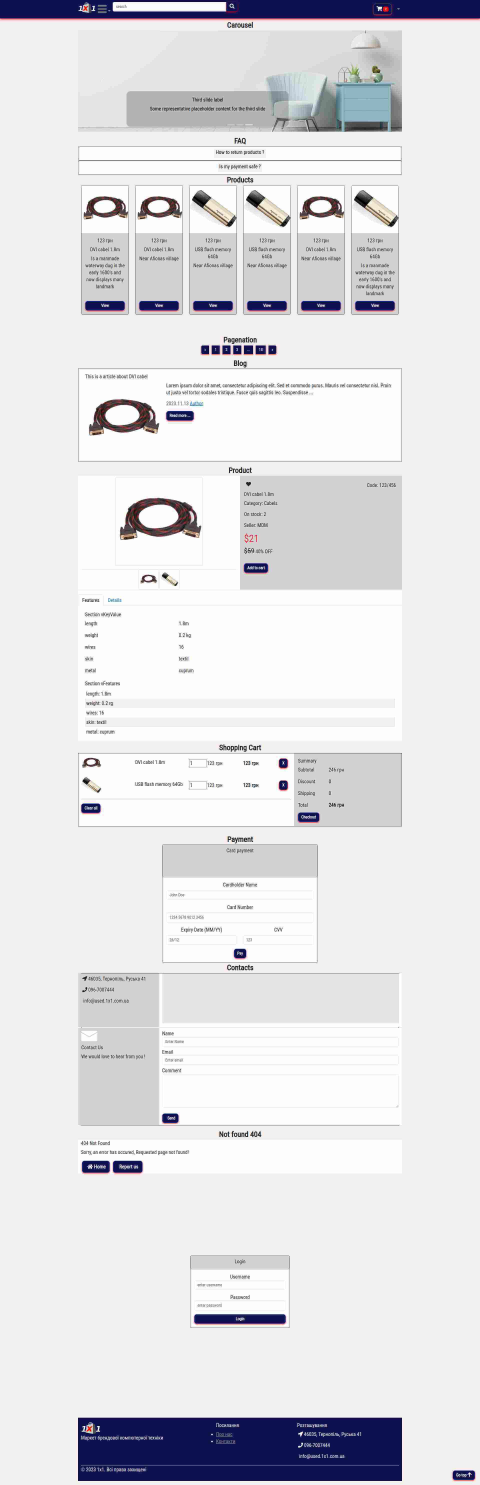
#> input picture src0/screencapture.jpg, 1920 x 5940 px (shown at 1/4 size); its folder holds only this picture in this run
$ python -i img_crop_bg.py   (imports and definitions only)
#> lines starting #> are read from the running program, lines starting #| are printed output that depends on the picture; after the words box and inside, x2 and y2 are one past the last pixel; in counts of white or black regions, pixels touching at a corner belong together
#> further down, picture is the input picture: PIL image 1920x5940 RGB; mean R, G, B 225.2, 225, 228
'''
VladVons, 2023.11.20
crop outer solid background from image
'''

import os
import re
from PIL import Image, ImageFilter


def ImgResize(aImg, aMaxSize: int = 1024) -> object:
    Width, Height = aImg.size
    MaxSize = max(Width, Height)
    if (MaxSize > aMaxSize):
        Ratio = aMaxSize / MaxSize
        NewWidth = int(Width * Ratio)
        NewHeight = int(Height * Ratio)
        aImg = aImg.resize((NewWidth, NewHeight))
    return aImg

def ImgCropBg(aImg) -> object:
    grayscale_image = aImg.convert("L")
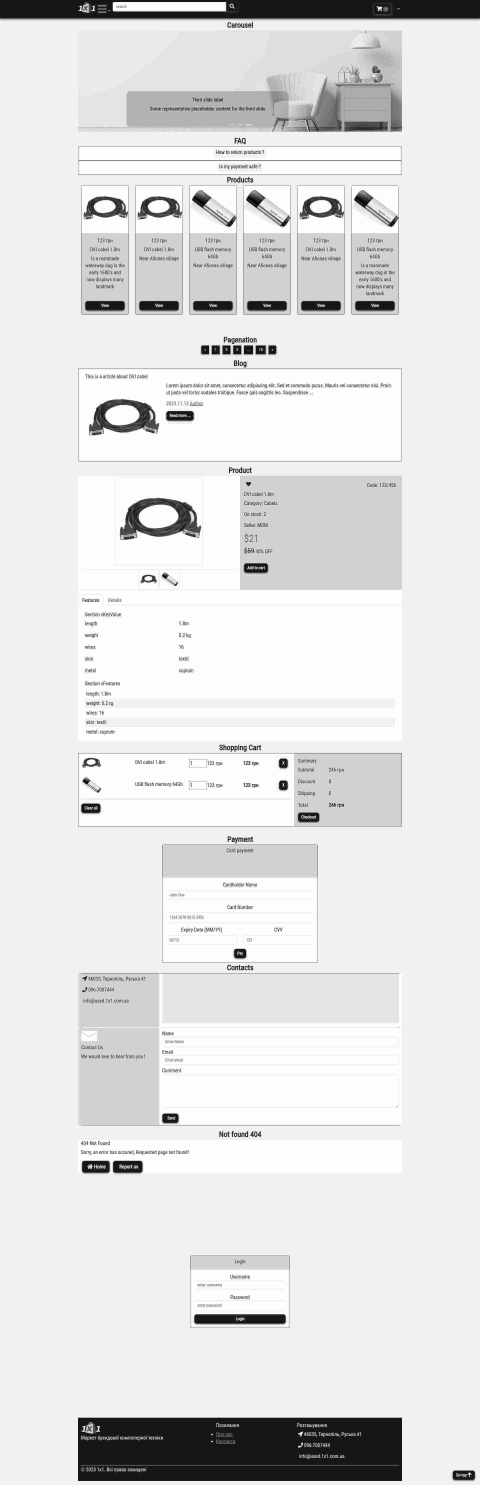
#> grayscale_image: PIL image 1920x5940 L (shown at 1/4 size); min 0, max 255, mean 225.4
    blurred_image = grayscale_image.filter(ImageFilter.GaussianBlur(radius=5))
    threshold_value = 200
    mask = blurred_image.point(lambda x: 255 if x > threshold_value else 0)
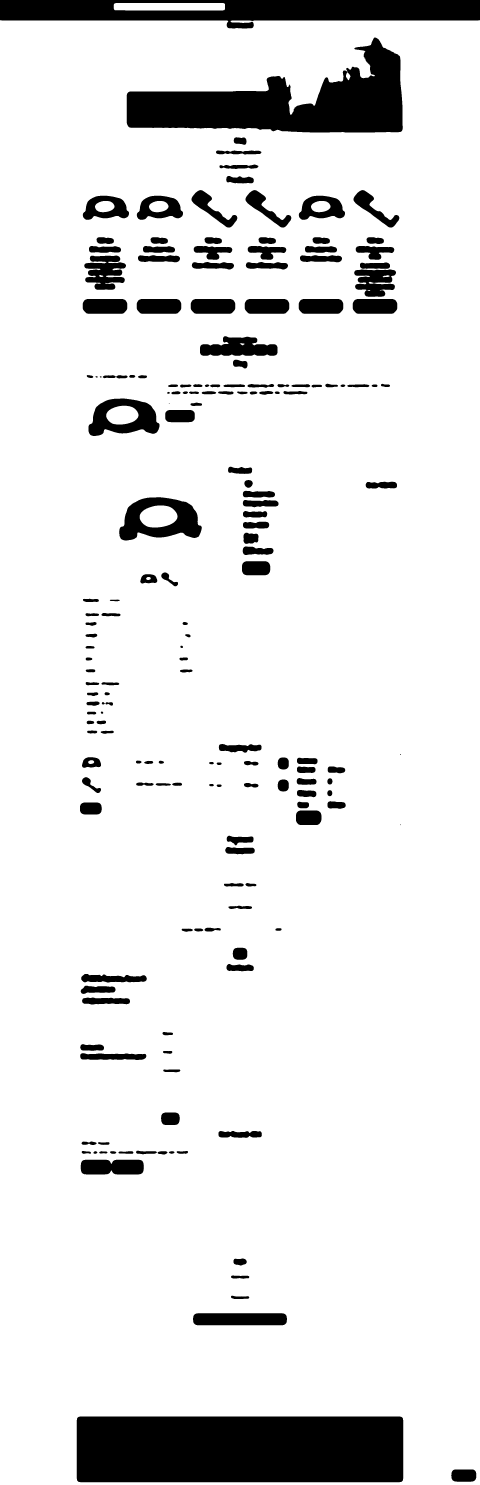
#> mask: PIL image 1920x5940 L (shown at 1/4 size); 89.8% white; 184 black regions (3 under 20 px), largest, box (x1, y1, x2, y2) and area: (307, 5666, 1613, 5929) 343284, (507, 150, 1611, 530) 203306, (0, 0, 1920, 114) 146720
    foreground = Image.eval(mask, lambda x: 255 - x)
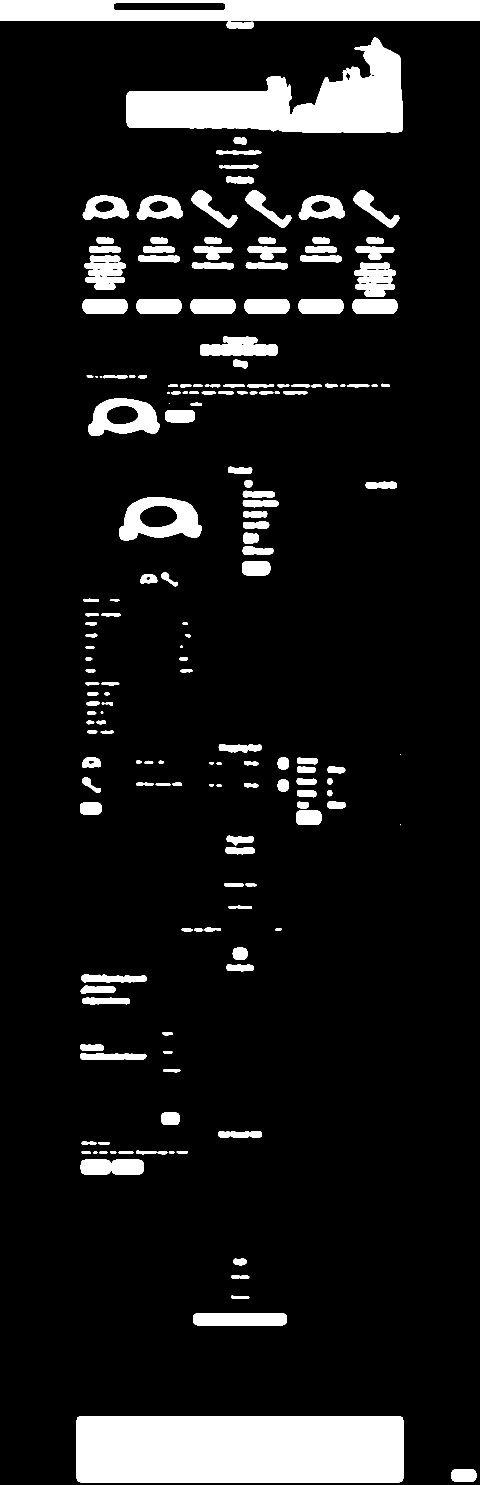
#> foreground: PIL image 1920x5940 L (shown at 1/4 size); 10.2% white; 184 white regions (3 under 20 px), largest, box (x1, y1, x2, y2) and area: (307, 5666, 1613, 5929) 343284, (507, 150, 1611, 530) 203306, (0, 0, 1920, 114) 146720
    bounding_box = foreground.getbbox()
#> bounding_box = (0, 0, 1920, 5929)
    return aImg.crop(bounding_box)
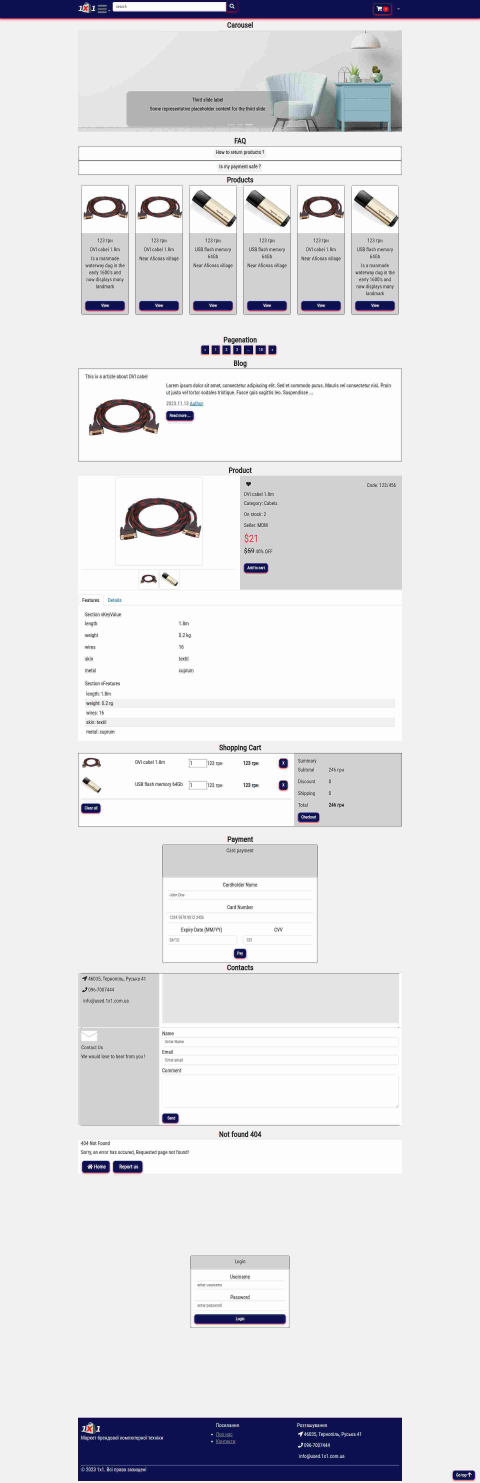
#> returned value: PIL image 1920x5929 RGB (shown at 1/4 size); mean R, G, B 225.2, 225, 227.9

def DirWalk(aPath: str, aMask: str = '.*', aType: str = 'f', aDepthMax: int = 99) -> iter:
    def Recurs(aPath: str, aDepth: int) -> iter:
        for File in sorted(os.listdir(aPath)):
            Path = aPath + '/' + File
            Type = 'd' if (os.path.isdir(Path)) else 'f'
            if (Type == 'd') and (aDepth < aDepthMax) and (not os.path.islink(Path)):
                yield from Recurs(Path, aDepth + 1)

            if (Type in aType) and ((aMask == '.*') or (re.search(aMask, File))):
                yield (Path, Type, aDepth)
    yield from Recurs(aPath, 0)


def Optimize(aDirIn: str, aDirOut: str, aMaxDim: int = 1024, aQuality: int = 75):
    for Idx, (PathIn, _Type, _aDepth) in enumerate(DirWalk(DirIn, '.jpg$')):
        print(Idx+1, PathIn)
        Dir, File = PathIn.rsplit('/', maxsplit=1)
        Dir = DirOut + Dir.replace(DirIn, '')
        os.makedirs(Dir, exist_ok=True)
        PathOut = f'{Dir}/{File}'

        Img = Image.open(PathIn)
        Img = ImgCropBg(Img)
        Img = ImgResize(Img, aMaxDim)
        Img.save(PathOut, quality = aQuality)


DirIn = '/home/vladvons/Projects/py/temp/03/2/taceci'
DirOut = '/home/vladvons/Projects/py/temp/img_opt'
# [1 line not run here, left out]

>>> from PIL import Image
>>> picture = Image.open('../screencapture.jpg')
>>> result = ImgCropBg(picture)
